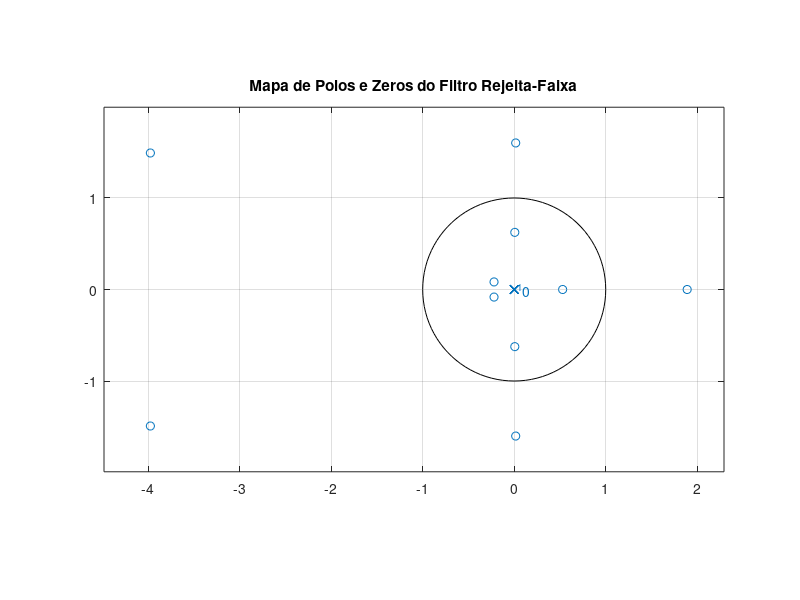

Reproduce this figure in MATLAB.
pkg load signal
% Especificações do Filtro
ws1 = 0.4 * pi; % Borda inferior da banda de parada
ws2 = 0.6 * pi; % Borda superior da banda de parada
wp1 = 0.3 * pi; % Borda inferior da banda passante
wp2 = 0.7 * pi; % Borda superior da banda passante
As = 50;        % Atenuação em dB

% Cálculo da Ordem do Filtro
Delta_w = min(wp1 - ws1, ws2 - wp2); % Largura de transição
M = ceil(3.3 * pi / Delta_w);        % Ordem do filtro aproximada

% Garantir que M seja pelo menos 11 e ímpar
if M < 11
    M = 11;
elseif mod(M, 2) == 0
    M = M + 1; % Ajuste para ter uma ordem ímpar para fase linear
end

n = 0:M-1; % Vetor de índices para o filtro
middle = (M-1)/2;

% Cálculo do Filtro Ideal Rejeita-Faixa com Simetria
wc1 = (wp1 + ws1) / 2; % Frequência de corte inferior
wc2 = (wp2 + ws2) / 2; % Frequência de corte superior

% Construção de hd para garantir simetria
hd = zeros(1, M);
for i = 1:M
    % A simetria deve ser mantida ao redor do centro
    n = i - middle - 1;
    if n == 0
        hd(i) = 1 - (wc2 - wc1) / pi; % Valor central sem divisão por zero
    else
        hd(i) = (sin(pi * n) - (sin(wc2 * n) - sin(wc1 * n))) / (pi * n);
    end
end

% Garantir simetria de hd
hd = hd - mean(hd); % Ajustar o filtro para garantir simetria em torno de 0

% Aplicação da Janela de Hamming
w_hamming = (hamming(M))'; % Janela de Hamming
h = hd .* w_hamming;       % Filtro final no domínio do tempo

% % Verificação de Fase Linear (Simetria)
% if ~isequal(h, flip(h))
%     error('A resposta ao impulso h(n) não é de fase linear!');
% end

% Resposta em Frequência
[H, w] = freqz(h, 1, 1024);

% Plot da Resposta em Magnitude
figure;
% % subplot(2, 1, 1);
% plot(w/pi, 20*log10(abs(H)), 'LineWidth', 1.5);
% title('Resposta em Frequência do Filtro Rejeita-Faixa com Janela de Hamming');
% xlabel('Frequência Normalizada (\times \pi rad/sample)');
% ylabel('Magnitude (dB)');
% grid on;
% axis([0 1 -100 5]);

% % Mapa de Polos e Zeros
% subplot(2, 1, 2);
zplane(h, 1);
title('Mapa de Polos e Zeros do Filtro Rejeita-Faixa');
% pause(10);
print("trab3/4.1.png", "-dpng");
